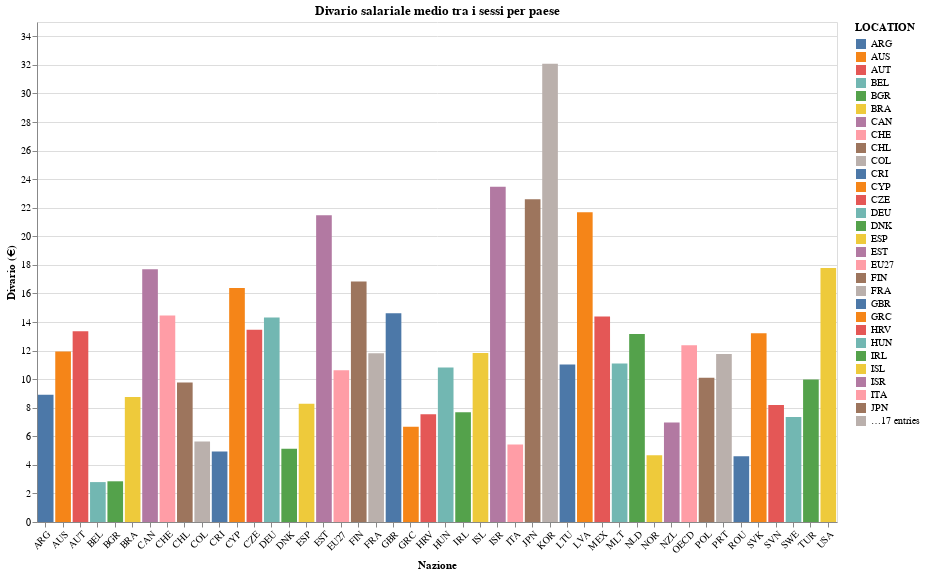

Notebook code for this chart:
### Code cell
df = pd.read_csv("data/genderEGW.csv")

# Calcola il gap facendo la media
df_mean = df.groupby('LOCATION')['Value'].mean().reset_index()

# Nazioni asse X - Divario asse Y
chart = alt.Chart(df_mean).mark_bar().encode(
    x=alt.X('LOCATION:N', title='Nazione', axis=alt.Axis(labelAngle=-45)),
    y=alt.Y('Value', title='Divario (€)'),
    color='LOCATION',
    tooltip=['LOCATION:N', alt.Tooltip('Value:Q', title='Divario (€)')] 
).properties(
    title='Divario salariale medio tra i sessi per paese',
    width=800,
    height=500
).interactive()

# Mostra il grafico
chart

### Figure 1 — Vega-Lite specification as saved in the notebook (floating-point values rounded to 4 significant figures)
{"config": {"view": {"continuousWidth": 300, "continuousHeight": 300}}, "data": {"name": "data-dab6cc29bd9008a65d1354056dbbca18"}, "mark": {"type": "bar"}, "encoding": {"color": {"field": "LOCATION", "type": "nominal"}, "tooltip": [{"field": "LOCATION", "type": "nominal"}, {"field": "Value", "title": "Divario (€)", "type": "quantitative"}], "x": {"axis": {"labelAngle": -45}, "field": "LOCATION", "title": "Nazione", "type": "nominal"}, "y": {"field": "Value", "title": "Divario (€)", "type": "quantitative"}}, "height": 500, "params": [{"name": "param_1", "select": {"type": "interval", "encodings": ["x", "y"]}, "bind": "scales"}], "title": "Divario salariale medio tra i sessi per paese", "width": 800, "$schema": "https://vega.github.io/schema/vega-lite/v5.16.3.json", "datasets": {"data-dab6cc29bd9008a65d1354056dbbca18": [{"LOCATION": "ARG", "Value": 8.903}, {"LOCATION": "AUS", "Value": 11.93}, {"LOCATION": "AUT", "Value": 13.36}, {"LOCATION": "BEL", "Value": 2.793}, {"LOCATION": "BGR", "Value": 2.849}, {"LOCATION": "BRA", "Value": 8.757}, {"LOCATION": "CAN", "Value": 17.69}, {"LOCATION": "CHE", "Value": 14.45}, {"LOCATION": "CHL", "Value": 9.758}, {"LOCATION": "COL", "Value": 5.636}, {"LOCATION": "CRI", "Value": 4.933}, {"LOCATION": "CYP", "Value": 16.39}, {"LOCATION": "CZE", "Value": 13.46}, {"LOCATION": "DEU", "Value": 14.32}, {"LOCATION": "DNK", "Value": 5.123}, {"LOCATION": "ESP", "Value": 8.27}, {"LOCATION": "EST", "Value": 21.47}, {"LOCATION": "EU27", "Value": 10.62}, {"LOCATION": "FIN", "Value": 16.83}, {"LOCATION": "FRA", "Value": 11.81}, {"LOCATION": "GBR", "Value": 14.61}, {"LOCATION": "GRC", "Value": 6.676}, {"LOCATION": "HRV", "Value": 7.545}, {"LOCATION": "HUN", "Value": 10.81}, {"LOCATION": "IRL", "Value": 7.679}, {"LOCATION": "ISL", "Value": 11.83}, {"LOCATION": "ISR", "Value": 23.47}, {"LOCATION": "ITA", "Value": 5.427}, {"LOCATION": "JPN", "Value": 22.6}, {"LOCATION": "KOR", "Value": 32.08}, {"LOCATION": "LTU", "Value": 11.03}, {"LOCATION": "LVA", "Value": 21.68}, {"LOCATION": "MEX", "Value": 14.39}, {"LOCATION": "MLT", "Value": 11.09}, {"LOCATION": "NLD", "Value": 13.15}, {"LOCATION": "NOR", "Value": 4.679}, {"LOCATION": "NZL", "Value": 6.973}, {"LOCATION": "OECD", "Value": 12.38}, {"LOCATION": "POL", "Value": 10.09}, {"LOCATION": "PRT", "Value": 11.76}, {"LOCATION": "ROU", "Value": 4.603}, {"LOCATION": "SVK", "Value": 13.21}, {"LOCATION": "SVN", "Value": 8.195}, {"LOCATION": "SWE", "Value": 7.346}, {"LOCATION": "TUR", "Value": 9.981}, {"LOCATION": "USA", "Value": 17.78}]}}
